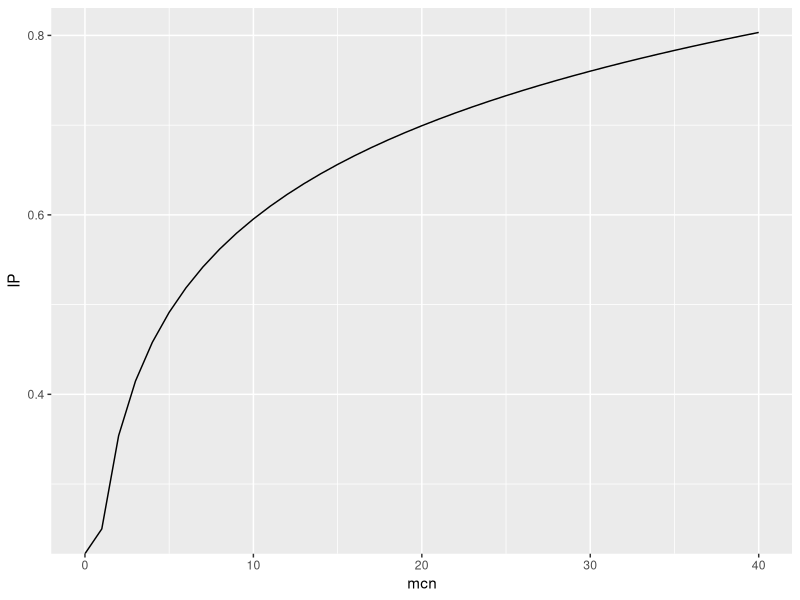

The R script that drew this image:
library(dplyr)
library(ggplot2)

mcn <- 0:40
IP <- 0.15 * log(mcn) + 0.25

mcnip <- data.frame(mcn, IP)

ggplot(mcnip, aes(mcn, IP)) +
  geom_line()
 # TODO In progress, params above are roughly from lidar-processing analysis script voxrs/03
